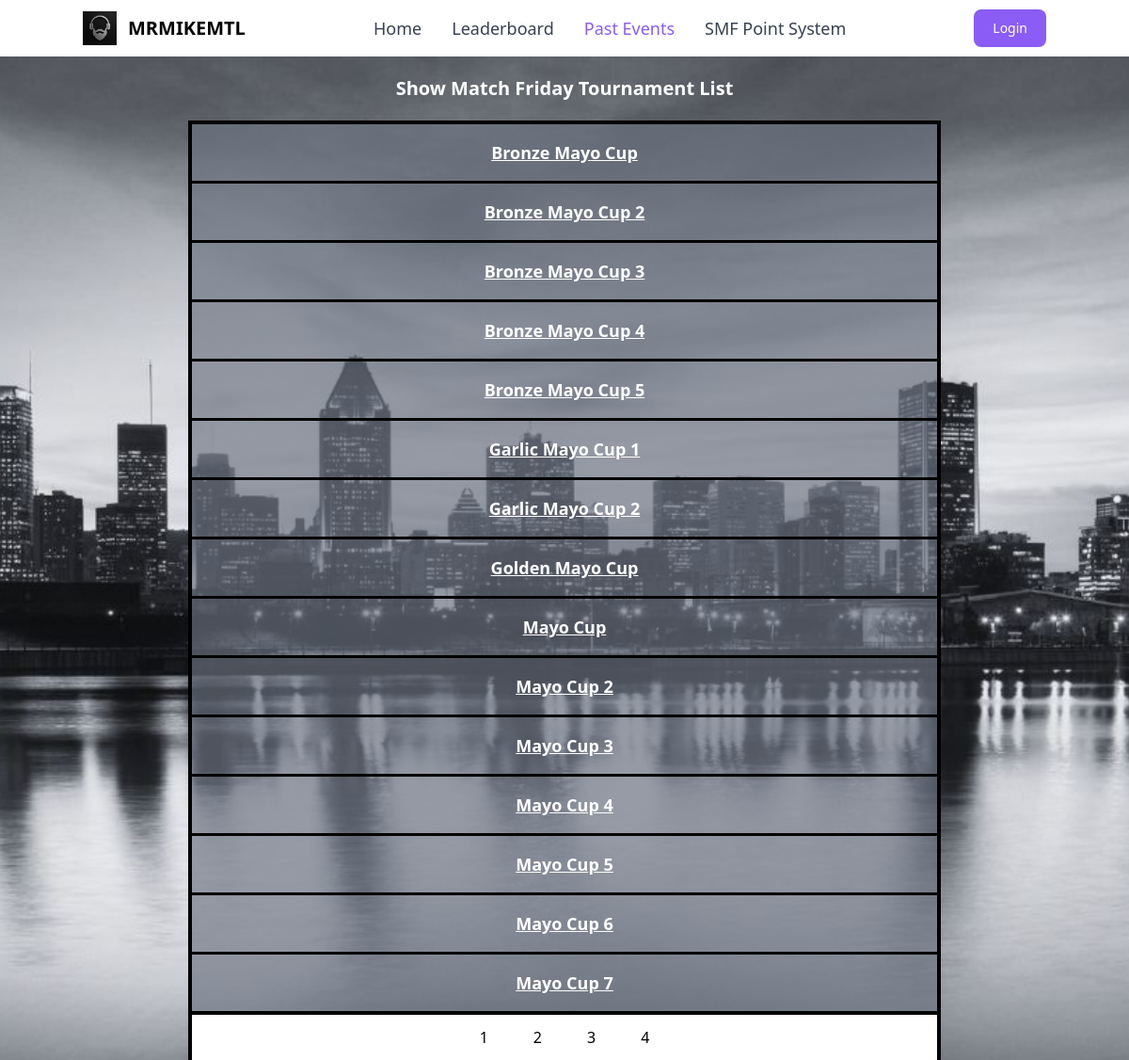
The app's page /events with its own data.
### tables this page shows
CREATE TABLE tournaments (id INTEGER PRIMARY KEY, name varchar(255), participants varchar(255), progress_state varchar(255), tournament_id integer);

### web/app.py (the view, shortened to what this page needs)
@app.route("/events")
def events():
	data = dbsession.exec_driver_sql("SELECT name FROM tournaments;").all()
	event = request.args.get("event")
	if not event:
		raw_data = sorted(data)
		data = []
		page_size = 15
		total = len(raw_data)
		total_pages = round(total / page_size)
		page = request.args.get("page")
		if page is not None:
			page = int(page)
		if page is None:
			starting_spot = 1
		elif page == 1:
			starting_spot = 1
		else:
			starting_spot = (page - 1) * page_size + 1
		i = 1
		for record in raw_data:
			if i >= starting_spot and len(data) < page_size:
				data_obj = {
					"name": record.name,
				}
				data.append(data_obj)
			i = i + 1
		pages = []
		page_num = 1
		while len(pages) < total_pages:
			pages.append(page_num)
			page_num = page_num + 1
		return render_template("events.html", data=data, pages=pages)

### web/templates/events.html (shortened to what this page needs)
<!DOCTYPE html>
<html lang="en">
<head>
    <link rel="stylesheet" href="{{url_for('static',filename='dist/output.css')}}">
</head>
<body>
    <nav class="px-2 sm:px-4 py-2.50">
        <div class="container flex flex-wrap items-center justify-between mx-auto">
            <a href="/" class="flex items-center">
                <img src="../static/dist/beard_logo.jpg" class="h-6 mr-3 sm:h-9">
                <span class="self-center text-xl font-semibold whitespace-nowrap">MRMIKEMTL</span>
            </a>
            <div class="flex md:order-2">
                <button type="button" class="text-white bg-purple-500 focus:ring-4 focus:outline-none focus:ring-blue-300 font-medium rounded-lg text-sm px-5 py-2.5 text-center mr-3 md:mr-0"><a href="/login">Login</a></button>
            </div>
            <div class="items-center justify-between hidden w-full md:flex md:w-auto md:order-1" id="navbar-cta">
                <ul
                    class="flex flex-col p-4 mt-4 border rounded-lg md:flex-row md:space-x-8 md:mt-0 md:text-sm md:font-medium md:border-0 md:bg-white">
                    <li>
                        <a href="/"
                            class="block py-2 pl-3 pr-4 text-lg bg-blue-700 rounded-sm md:bg-transparent text-gray-700 md:p-0 md:hover:text-purple-500"
                            aria-current="page">Home</a>
                    </li>
                    <li>
                        <a href="/leaderboard"
                            class="block py-2 pl-3 pr-4 text-lg text-gray-700 rounded-sm hover:bg-gray-100 md:hover:bg-transparent md:hover:text-purple-500 md:p-0">Leaderboard</a>
                    </li>
                    <li>
                        <a href="/events"
                            class="block py-2 pl-3 pr-4 text-lg rounded-sm hover:bg-gray-100 md:hover:bg-transparent md:text-purple-500 md:p-0">Past Events</a>
                    </li>
                    <li>
                        <a href="/point_system"
                            class="block py-2 pl-3 pr-4 text-lg text-gray-700 rounded-sm hover:bg-gray-100 md:hover:bg-transparent md:hover:text-purple-500 md:p-0">SMF Point System</a>
                    </li>
                </ul>
            </div>
        </div>
    </nav>
    <div class="bg-[url(cityscape.jpg)] bg-cover bg-center min-h-screen w-full place-items-center">
    {% if data %}
    <div class="mx-auto w-200">
    <table class="table-fixed w-full text-white p-200 box-border size-32 border-4 justify-items-center border-black self-center">
            <caption class="p-5 text-xl font-semibold text-center text-white justify-center">
            Show Match Friday Tournament List
        </caption>
        {% for row in data %}
        <tbody>
            <tr class="p-4 text-lg font-semibold w-full text-center">
                <td scope="row" class="px-6 py-4 p-20 bg-gray-500/65 box-border border-3 border-black">
                    <a href="/events?event={{ row.name }}" class="text-white underline">{{ row.name.split("-")[0].replace("_", " ") }}</a>
                </td>
            </tr>
        </tbody>
        {% endfor %}
</table>
<div class="flex justify-center items-center space-x-2 bg-white w-200 border-r-4 border-black border-l-4">
{% for page in pages %}
    <a href="/events?page={{ page }}" class="inline-flex items-center justify-center px-5 py-3 text-base font-medium text-center text-black rounded-lg hover:bg-gray-500 focus:ring-4 focus:bg-gray-500">
    {{ page }}
    </a>
{% endfor %}
{% endif %}
</div>
</body>
</html>

### records on screen
tournaments: name.split "Bronze Mayo Cup"
tournaments: name.split "Bronze Mayo Cup 2"
tournaments: name.split "Bronze Mayo Cup 3"
tournaments: name.split "Bronze Mayo Cup 4"
tournaments: name.split "Bronze Mayo Cup 5"
tournaments: name.split "Garlic Mayo Cup 1"
tournaments: name.split "Garlic Mayo Cup 2"
tournaments: name.split "Golden Mayo Cup"
tournaments: name.split "Mayo Cup"
tournaments: name.split "Mayo Cup 2"
tournaments: name.split "Mayo Cup 3"
tournaments: name.split "Mayo Cup 4"
tournaments: name.split "Mayo Cup 5"
tournaments: name.split "Mayo Cup 6"
tournaments: name.split "Mayo Cup 7"

### other values on screen
{{ page }} "1" "2" "3" "4"
